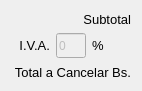
  <widget class="QWidget" name="layoutWidget">
   <property name="geometry">
    <rect>
     <x>680</x>
     <y>540</y>
     <width>122</width>
     <height>91</height>
    </rect>
   </property>
   <layout class="QVBoxLayout" name="verticalLayout_2">
    <item>
     <widget class="QLabel" name="label_38">
      <property name="minimumSize">
       <size>
        <width>120</width>
        <height>0</height>
       </size>
      </property>
      <property name="font">
       <font>
        <family>Segoe UI</family>
        <pointsize>10</pointsize>
       </font>
      </property>
      <property name="text">
       <string>Subtotal</string>
      </property>
      <property name="alignment">
       <set>Qt::AlignRight|Qt::AlignTrailing|Qt::AlignVCenter</set>
      </property>
     </widget>
    </item>
    <item>
     <layout class="QHBoxLayout" name="horizontalLayout_4">
      <item>
       <widget class="QLabel" name="label_47">
        <property name="minimumSize">
         <size>
          <width>32</width>
          <height>0</height>
         </size>
        </property>
        <property name="font">
         <font>
          <family>Segoe UI</family>
          <pointsize>10</pointsize>
         </font>
        </property>
        <property name="text">
         <string>I.V.A.</string>
        </property>
        <property name="alignment">
         <set>Qt::AlignRight|Qt::AlignTrailing|Qt::AlignVCenter</set>
        </property>
       </widget>
      </item>
      <item>
       <widget class="QLineEdit" name="f_piva_2">
        <property name="enabled">
         <bool>false</bool>
        </property>
        <property name="minimumSize">
         <size>
          <width>0</width>
          <height>25</height>
         </size>
        </property>
        <property name="maximumSize">
         <size>
          <width>30</width>
          <height>16777215</height>
         </size>
        </property>
        <property name="font">
         <font>
          <family>Segoe UI</family>
          <pointsize>9</pointsize>
         </font>
        </property>
        <property name="text">
         <string>0</string>
        </property>
       </widget>
      </item>
      <item>
       <widget class="QLabel" name="label_48">
        <property name="font">
         <font>
          <family>Segoe UI</family>
          <pointsize>10</pointsize>
         </font>
        </property>
        <property name="text">
         <string>%</string>
        </property>
       </widget>
      </item>
     </layout>
    </item>
    <item>
     <widget class="QLabel" name="label_30">
      <property name="minimumSize">
       <size>
        <width>120</width>
        <height>0</height>
       </size>
      </property>
      <property name="font">
       <font>
        <family>Segoe UI</family>
        <pointsize>10</pointsize>
       </font>
      </property>
      <property name="text">
       <string>Total a Cancelar Bs.</string>
      </property>
      <property name="alignment">
       <set>Qt::AlignRight|Qt::AlignTrailing|Qt::AlignVCenter</set>
      </property>
     </widget>
    </item>
   </layout>
  </widget>
